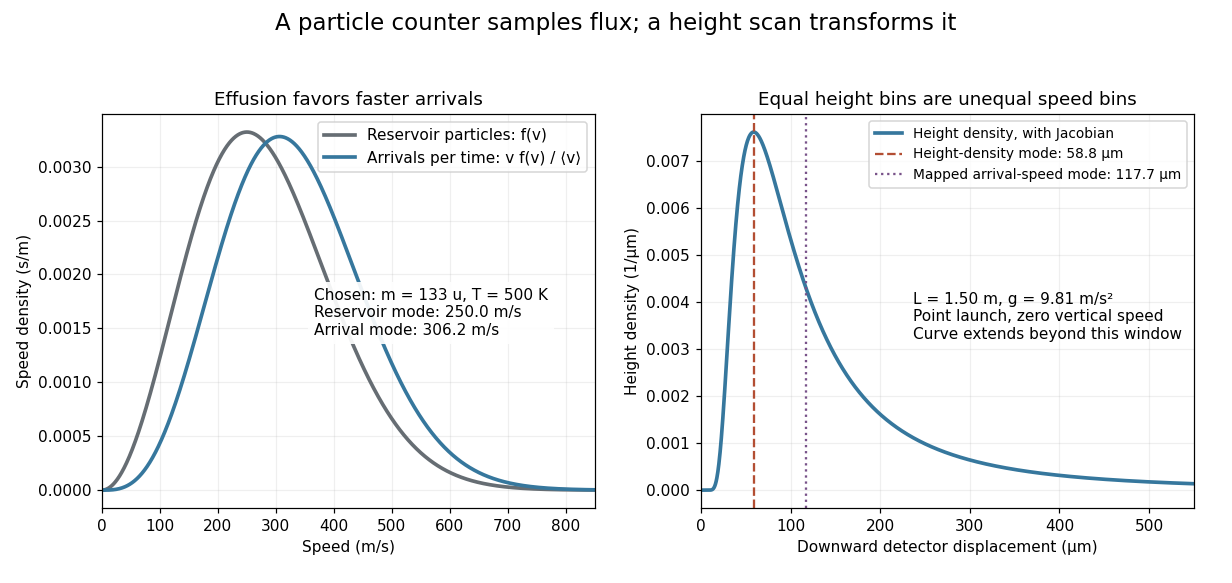

Write Python code to recreate this figure.
"""Original normalized distributions for stipulated beam parameters.

Reservoir: Maxwell speed law. Arrival count: v-weighted effusive law.
Point-launch gravity model: y=C/v**2; include the density Jacobian.
No historical measured data. Output basename.png to the current directory.
"""
from pathlib import Path

import matplotlib

matplotlib.use("Agg")
import matplotlib.pyplot as plt
import numpy as np


def main():
    mass = 133*1.66053906892e-27
    kb, temperature, distance, gravity = 1.380649e-23, 500., 1.5, 9.81
    a = mass/(2*kb*temperature)
    c = gravity*distance**2/2
    b = a*c
    speed = np.linspace(0, 850, 1400)
    reservoir = 4*a**1.5/np.sqrt(np.pi)*speed**2*np.exp(-a*speed**2)
    arrivals = 2*a**2*speed**3*np.exp(-a*speed**2)
    height = np.linspace(.1, 550, 2000)*1e-6
    height_density = b*b/height**3*np.exp(-b/height)
    fig, axes = plt.subplots(1, 2, figsize=(11.2, 5.3), dpi=110, facecolor="white")
    fig.suptitle("A particle counter samples flux; a height scan transforms it", fontsize=15)
    ax = axes[0]
    ax.plot(speed, reservoir, lw=2.4, color="#666d73", label="Reservoir particles: f(v)")
    ax.plot(speed, arrivals, lw=2.4, color="#36779d", label="Arrivals per time: v f(v) / ⟨v⟩")
    ax.set(xlabel="Speed (m/s)", ylabel="Speed density (s/m)", title="Effusion favors faster arrivals", xlim=(0, 850))
    ax.legend(fontsize=10)
    ax.grid(alpha=.2)
    ax.text(.43, .44, "Chosen: m = 133 u, T = 500 K\nReservoir mode: 250.0 m/s\nArrival mode: 306.2 m/s", transform=ax.transAxes, fontsize=10, bbox={"facecolor": "white", "alpha": .92, "edgecolor": "none", "pad": 4})
    ax = axes[1]
    ax.plot(height*1e6, height_density*1e-6, lw=2.4, color="#36779d", label="Height density, with Jacobian")
    ax.axvline(b/3*1e6, color="#b34e33", ls="--", label=f"Height-density mode: {b/3*1e6:.1f} μm")
    ax.axvline(2*b/3*1e6, color="#785289", ls=":", label=f"Mapped arrival-speed mode: {2*b/3*1e6:.1f} μm")
    ax.set(xlabel="Downward detector displacement (μm)", ylabel="Height density (1/μm)", title="Equal height bins are unequal speed bins", xlim=(0, 550))
    ax.legend(fontsize=9, loc="upper right")
    ax.grid(alpha=.2)
    ax.text(.43, .43, "L = 1.50 m, g = 9.81 m/s²\nPoint launch, zero vertical speed\nCurve extends beyond this window", transform=ax.transAxes, fontsize=10)
    fig.tight_layout(rect=(0, .02, 1, .94), w_pad=2)
    fig.savefig(Path(__file__).with_suffix(".png").name, facecolor="white")
    plt.close(fig)


if __name__ == "__main__":
    main()
